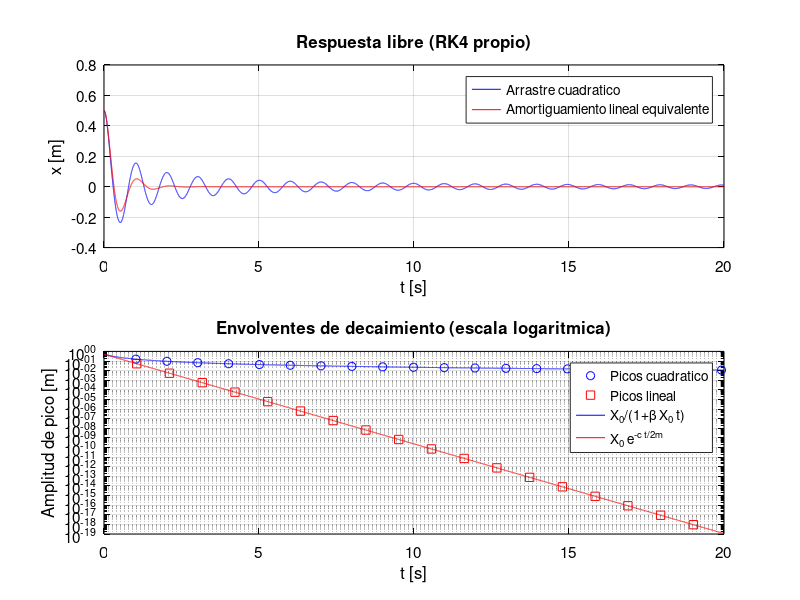

Reproduce this figure in MATLAB.
%% NF3 - Oscilador con arrastre cuadratico resuelto con RK4 propio
% m*x'' + cd*x'*|x'| + k*x = 0   vs   m*x'' + c_eq*x' + k*x = 0
clear; clc; close all;

%% ---------- GRAFICAS CON FONDO BLANCO ----------
set(groot, 'defaultFigureColor', 'w');          % fondo de la ventana
set(groot, 'defaultAxesColor', 'w');            % fondo de los ejes
set(groot, 'defaultAxesXColor', 'k', 'defaultAxesYColor', 'k', 'defaultAxesZColor', 'k');
set(groot, 'defaultTextColor', 'k', 'defaultAxesGridColor', [0.15 0.15 0.15]);
try, set(groot, 'defaultLegendColor', 'w', 'defaultLegendTextColor', 'k'); end
set(groot, 'defaultAxesFontSize', 11);
try, set(groot, 'defaultFigureTheme', 'light'); end   % MATLAB R2025a+ (modo oscuro)

%% ---------- PARAMETROS ----------
m  = 0.5;        % masa [kg]
k  = 20;         % rigidez [N/m]
cd = 0.8;        % coeficiente de arrastre cuadratico [kg/m]
x0 = 0.5;        % desplazamiento inicial [m]
v0 = 0;          % velocidad inicial [m/s]
tf = 20;         % tiempo final [s]
h  = 1e-3;       % paso del RK4 [s]

wn = sqrt(k/m);
% Amortiguador lineal equivalente (misma energia disipada en el 1er ciclo)
ceq = 8*cd*wn*x0/(3*pi);
fprintf('wn = %.4f rad/s ,  c_eq = %.4f N s/m\n', wn, ceq);

%% ---------- ECUACIONES (forma de estado y = [x; v]) ----------
f_cuad = @(t,y) [y(2); -(cd*y(2)*abs(y(2)) + k*y(1))/m];
f_lin  = @(t,y) [y(2); -(ceq*y(2) + k*y(1))/m];

%% ---------- RK4 DESDE CERO ----------
t  = 0:h:tf;  N = length(t);
yq = zeros(2,N);  yq(:,1) = [x0; v0];    % caso cuadratico
yl = zeros(2,N);  yl(:,1) = [x0; v0];    % caso lineal
for n = 1:N-1
    % --- cuadratico ---
    k1 = f_cuad(t(n),       yq(:,n));
    k2 = f_cuad(t(n)+h/2,   yq(:,n) + h/2*k1);
    k3 = f_cuad(t(n)+h/2,   yq(:,n) + h/2*k2);
    k4 = f_cuad(t(n)+h,     yq(:,n) + h*k3);
    yq(:,n+1) = yq(:,n) + h/6*(k1 + 2*k2 + 2*k3 + k4);
    % --- lineal ---
    k1 = f_lin(t(n),        yl(:,n));
    k2 = f_lin(t(n)+h/2,    yl(:,n) + h/2*k1);
    k3 = f_lin(t(n)+h/2,    yl(:,n) + h/2*k2);
    k4 = f_lin(t(n)+h,      yl(:,n) + h*k3);
    yl(:,n+1) = yl(:,n) + h/6*(k1 + 2*k2 + 2*k3 + k4);
end
xq = yq(1,:);  xl = yl(1,:);

%% ---------- ENVOLVENTES ----------
% Picos numericos (maximos locales positivos)
pq = find(xq(2:end-1) > xq(1:end-2) & xq(2:end-1) > xq(3:end) & xq(2:end-1) > 0) + 1;
pl = find(xl(2:end-1) > xl(1:end-2) & xl(2:end-1) > xl(3:end) & xl(2:end-1) > 0) + 1;
% Envolventes teoricas
beta = 4*cd*wn/(3*pi*m);
env_q = x0 ./ (1 + beta*x0*t);         % decaimiento hiperbolico (cuadratico)
env_l = x0 * exp(-ceq*t/(2*m));        % decaimiento exponencial (lineal)

figure;
subplot(2,1,1);
plot(t, xq, 'b', t, xl, 'r'); grid on;
xlabel('t [s]'); ylabel('x [m]');
legend('Arrastre cuadratico', 'Amortiguamiento lineal equivalente');
title('Respuesta libre (RK4 propio)');

subplot(2,1,2);
semilogy(t(pq), xq(pq), 'bo', t(pl), xl(pl), 'rs'); hold on; grid on;
semilogy(t, env_q, 'b-', t, env_l, 'r-');
xlabel('t [s]'); ylabel('Amplitud de pico [m]');
legend('Picos cuadratico', 'Picos lineal', 'X_0/(1+\beta X_0 t)', 'X_0 e^{-c t/2m}');
title('Envolventes de decaimiento (escala logaritmica)');

fprintf('Ultimo pico (t = %.0f s): cuadratico = %.3e m , lineal = %.3e m\n', ...
        tf, xq(pq(end)), xl(pl(end)));
